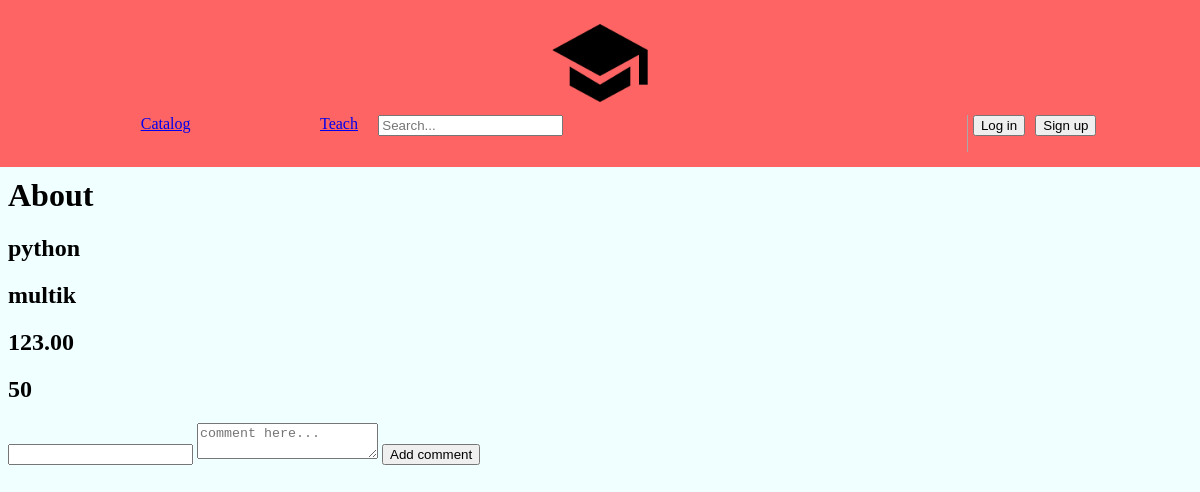
Screenshot of /50 with the database file from the repository.
### main/models.py (models this page shows, shortened)
class Course(models.Model):
    coursename = models.CharField(max_length=256, null=False)
    teacher = models.CharField(max_length=32, null=False)
    price = models.DecimalField(max_digits=8, decimal_places=2)

### main/views.py (the view)
# urls.py: path('<int:courseid>' , views.openC),
def openC(request,courseid):
    len = Course.objects.all().last().id
    if(courseid > len or courseid<1):
        return HttpResponse("ERROR")
    else:
        c = Course.objects.all().get(pk=courseid)
        name = c.coursename
        teacher = c.teacher
        price = c.price
        comment = Comment.objects.filter(
            Q(course_id=c.pk)
        )
        if comment.__len__() == 0:
            return render(request,'main/About.html',{
                'name': name,
                'teacher': teacher,
                'id': price,
                'crsid': courseid,
                'comments': comment,
            })
        else:
            return redirect('addcmnt',courseid=courseid)

### main/templates/main/About.html (shortened to what this page needs)
{% load static %}
{% include 'main/header.html' %}
<html lang="en">
<head>
        <link rel="stylesheet" type="text/css" href="{% static 'main/about.css' %}">
</head>
<body>
<h1>About</h1>
<div class="course">
    <h2>{{ name }}</h2>
    <h2>{{ teacher }}</h2>
    <h2>{{ id }}</h2>
    <h2>{{ crsid }}</h2>
<form method="post" action="{% url 'addcmnt' courseid=crsid%}">
        <div class="comm">
        <input type="text" name="post">
        <textarea placeholder="comment here..." name="com"></textarea>
        <a><button type="submit">Add comment</button></a>
        </div>
    </form>
</body>
</html>

### main/static/main/test.css (style rules this page uses)
body { background-color: azure; }

### main/static/main/header.css (style rules this page uses)
a { margin-top: 10px; }

### rows the page displays
Course: coursename "python", teacher "multik", price "123.00"

### other values shown
{{ crsid }} "50"
